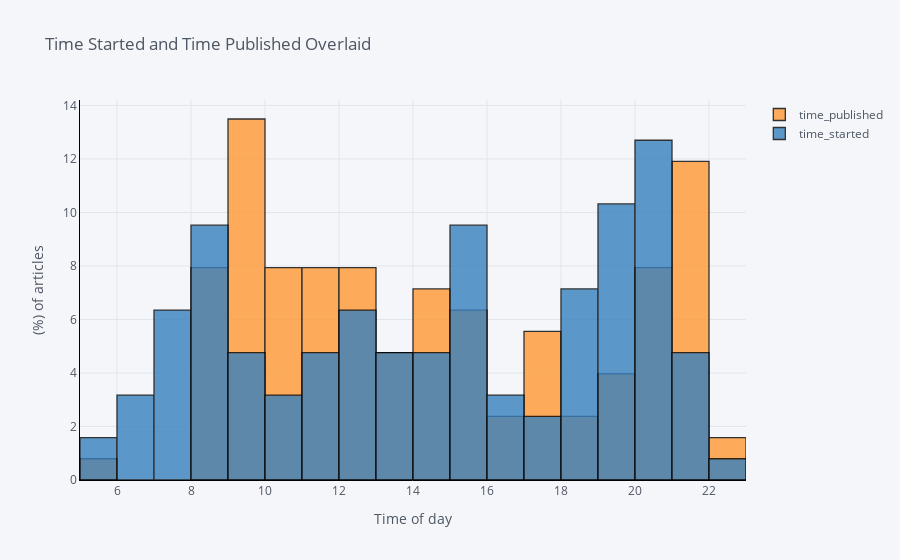

The cell this chart's notebook holds for it:
### Markdown cell above
## Overlaid Histogram

If we prefer the bars to be laid over one another, we specify the `barmode` to be `overlay`.

### Code cell
df[["time_published", "time_started"]].iplot(
    kind="hist",
    bins=24,
    linecolor="black",
    opacity=0.8,
    histnorm="percent",
    barmode="overlay",
    xTitle="Time of day",
    yTitle="(%) of articles",
    title="Time Started and Time Published Overlaid",
)

### Figure 1 — Plotly figure (JSON) as saved in the notebook; plotly's stock layout.template omitted (floating-point values rounded to 4 significant figures)
{"data": [{"histfunc": "count", "histnorm": "percent", "marker": {"color": "rgba(255, 153, 51, 1.0)", "line": {"color": "#000000", "width": 1.3}}, "name": "time_published", "nbinsx": 24, "opacity": 0.8, "orientation": "v", "type": "histogram", "x": [14.42, 22.03, 12.92, 9.133, 8.85, 21.15, 17.9, 21.28, 17.83, 14.35, 14.4, 12.97, 12.97, 19.97, 15.28, 17.05, 14.03, 17.1, 15.15, 15.07, 10.33, 11.33, 11.37, 18.85, 13.75, 20.25, 20.62, 9.75, 16.97, 21.82, 20.8, 9.85, 15.4, 19.7, 8.917, 15.5, 20.27, 14.37, 18.45, 20.28, 8.667, 11.68, 9.433, 9.2, 9.15, 22.48, 18.95, 11.45, 12.82, 9.55, 11.17, 16.27, 10.48, 9.783, 12.73, 8.6, 14.2, 20.63, 13.52, 13.57, 15.45, 11.07, 12.55, 9.567, 9.8, 14.27, 11.65, 10.02, 20.58, 10.2, 8.433, 8.55, 11.07, 8.95, 9.583, 9.067, 5.883, 14.72, 19.82, 9.8, 9.85, 19.13, 12.73, 17.45, 9.433, 10.52, 17.92, 10.43, 13.68, 21.07, 13.17, 12.52, 10.43, 15.53, 20.73, 21.5, 10.23, 10.28, 9, 8.583, 21.9, 19.95, 13.42, 10.38, 11.83, 16.27, 14.68, 21.27, 12.65, 21.05, 20.07, 20.38, 15.47, 21.37, 21.4, 21.42, 21.43, 21.43, 21.45, 8, 12.52, 11.6, 17.88, 8.25, 9.483, 21.07]}, {"histfunc": "count", "histnorm": "percent", "marker": {"color": "rgba(55, 128, 191, 1.0)", "line": {"color": "#000000", "width": 1.3}}, "name": "time_started", "nbinsx": 24, "opacity": 0.8, "orientation": "v", "type": "histogram", "x": [14.4, 22.03, 12, 18.35, 20.3, 19.12, 11.52, 20.82, 9.1, 20.07, 15.23, 11.33, 13.03, 6.967, 12.62, 15.78, 20.72, 15.3, 14.02, 13.55, 6.1, 15.18, 19.47, 18.78, 18.8, 21.63, 13.3, 20.73, 17.38, 12.43, 8.75, 8.067, 10.7, 18.27, 7.267, 18.45, 15.78, 21.08, 19.8, 18.37, 20.53, 7.6, 20.63, 7.817, 20.63, 7.3, 8.25, 19.1, 7.783, 20.63, 14.53, 12.37, 12.67, 12.37, 21.35, 9.55, 20.1, 9.967, 19.95, 11.03, 13.03, 19.45, 13.63, 13.98, 9.6, 12.13, 18.18, 6.85, 18.2, 16.28, 10.92, 16, 19.12, 19.93, 7.033, 11.18, 20.47, 15.3, 19.02, 12.02, 9.217, 8.667, 20.02, 15.45, 14.9, 5.467, 10.85, 20.07, 14.35, 19.87, 5.05, 16.35, 6.983, 20.22, 21.15, 8.4, 15.68, 15.28, 10.38, 11.3, 20.2, 17.12, 17.78, 15.72, 21.28, 19.85, 19.85, 19.17, 7.867, 18.8, 8.717, 15.43, 14.75, 8.25, 8.367, 8.283, 8.333, 8.317, 8.35, 7.333, 15.48, 11.68, 16.93, 20.15, 9.95, 21.6]}], "layout": {"barmode": "overlay", "legend": {"bgcolor": "#F5F6F9", "font": {"color": "#4D5663"}}, "paper_bgcolor": "#F5F6F9", "plot_bgcolor": "#F5F6F9", "title": {"font": {"color": "#4D5663"}, "text": "Time Started and Time Published Overlaid"}, "xaxis": {"gridcolor": "#E1E5ED", "linecolor": "black", "showgrid": true, "tickfont": {"color": "#4D5663"}, "title": {"font": {"color": "#4D5663"}, "text": "Time of day"}, "zerolinecolor": "#E1E5ED"}, "yaxis": {"gridcolor": "#E1E5ED", "linecolor": "black", "showgrid": true, "tickfont": {"color": "#4D5663"}, "title": {"font": {"color": "#4D5663"}, "text": "(%) of articles"}, "zerolinecolor": "#E1E5ED"}}}
